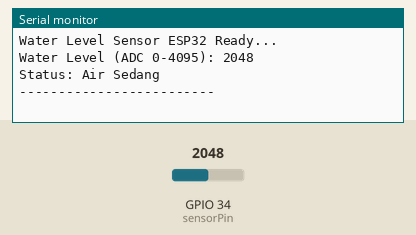
Recording of a sketch running on a simulated ESP32. Shown: the last lines printed to the serial monitor. The test bench sets the inputs (shaded band); at power-on: GPIO 34 (sensorPin) = 2048.

Above: at 2.2 s.
2.3 s: GPIO 34 (sensorPin) set to 1960
At 4.0 s:
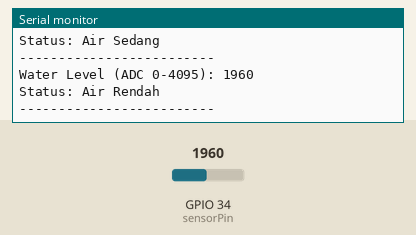
6.5 s: GPIO 34 (sensorPin) set to 960
At 7.8 s:
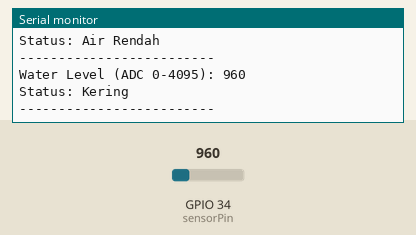
10.5 s: GPIO 34 (sensorPin) set to 3040
At 11.7 s:
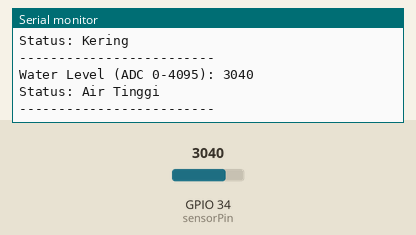
Timing chart, 0 to 13.5 s (numbered marks = the images above; inputs shaded):
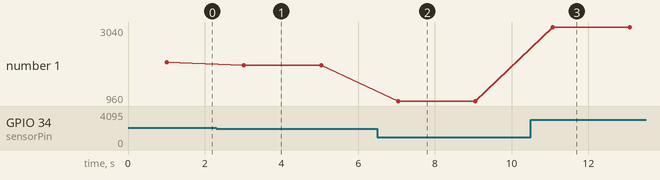

Measured:
- after the input at 2.3 s, the serial monitor: prints a new line after 0.72 s (image 1)
- after the input at 6.5 s, the serial monitor: prints a new line after 0.54 s (image 2)
- after the input at 10.5 s, the serial monitor: prints a new line after 0.57 s (image 3)
- plotted number 1: 2048 → 1960 after the input at 2.3 s, 1960 → 960 after the input at 6.5 s, 960 → 3040 after the input at 10.5 s

The sketch:

waterlevel.ino
```cpp
// === Pin Sensor (ubah sesuai wiring kamu) ===
#define sensorPower 25      // GPIO25 untuk memberi tegangan ke sensor
#define sensorPin 34        // GPIO34 input analog dari sensor

// Variabel untuk simpan data
int val = 0;

void setup() {
  pinMode(sensorPower, OUTPUT);
  digitalWrite(sensorPower, LOW); // default OFF

  Serial.begin(115200);
  delay(1000);
  Serial.println("Water Level Sensor ESP32 Ready...");
}

void loop() {
  // Hidupkan sensor
  digitalWrite(sensorPower, HIGH);
  delay(10);   // tunggu sebentar agar stabil

  // Baca analog (0 - 4095)
  val = analogRead(sensorPin);

  // Matikan sensor (hemat daya & biar gak korosi)
  digitalWrite(sensorPower, LOW);

  // Tampilkan hasil
  Serial.print("Water Level (ADC 0-4095): ");
  Serial.println(val);

  // Tambahan interpretasi ketinggian air
  if (val < 1000) {
    Serial.println("Status: Kering");
  } else if (val < 2000) {
    Serial.println("Status: Air Rendah");
  } else if (val < 3000) {
    Serial.println("Status: Air Sedang");
  } else {
    Serial.println("Status: Air Tinggi");
  }

  Serial.println("-------------------------");
  delay(2000);  // baca tiap 2 detik
}
```
